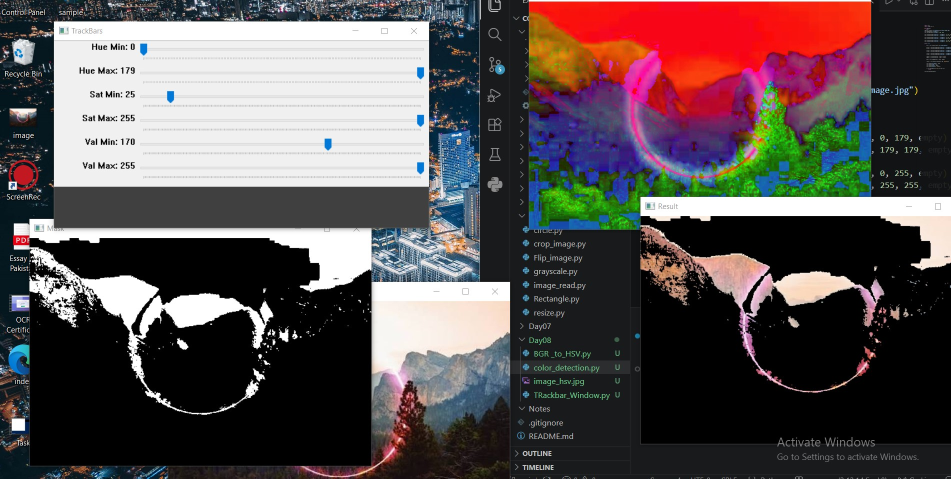
#> input picture Day08/Color detection.jpg, 1901 x 957 px, given in place of the camera (shown at 1/2 size)
$ python color_detection_webcam.py
#> lines starting #> are read from the running program, lines starting #| are printed output that depends on the picture; after the words box and inside, x2 and y2 are one past the last pixel; in counts of white or black regions, pixels touching at a corner belong together
import cv2
import numpy as np

def empty(a):
    pass

cap = cv2.VideoCapture(0)

cv2.namedWindow("TrackBars")
cv2.resizeWindow("TrackBars", 600, 300)

# Create HSV Trackbars
cv2.createTrackbar("Hue Min", "TrackBars", 0, 179, empty)
#> slider 'Hue Min' is set to 35
cv2.createTrackbar("Hue Max", "TrackBars", 179, 179, empty)

cv2.createTrackbar("Sat Min", "TrackBars", 0, 255, empty)
#> slider 'Sat Min' is set to 51
cv2.createTrackbar("Sat Max", "TrackBars", 255, 255, empty)

cv2.createTrackbar("Val Min", "TrackBars", 0, 255, empty)
#> slider 'Val Min' is set to 51
cv2.createTrackbar("Val Max", "TrackBars", 255, 255, empty)

while True:

    success, frame = cap.read()
#> frame is the input picture: shape (957, 1901, 3); mean B, G, R 81.7, 80.6, 91.1

    if not success:
        break

    hsv = cv2.cvtColor(frame, cv2.COLOR_BGR2HSV)
#> hsv: shape (957, 1901, 3); mean H, S, V 47.2, 61.5, 101.1

    h_min = cv2.getTrackbarPos("Hue Min", "TrackBars")
    h_max = cv2.getTrackbarPos("Hue Max", "TrackBars")

    s_min = cv2.getTrackbarPos("Sat Min", "TrackBars")
    s_max = cv2.getTrackbarPos("Sat Max", "TrackBars")

    v_min = cv2.getTrackbarPos("Val Min", "TrackBars")
    v_max = cv2.getTrackbarPos("Val Max", "TrackBars")

    lower = np.array([h_min, s_min, v_min])
    upper = np.array([h_max, s_max, v_max])

    mask = cv2.inRange(hsv, lower, upper)
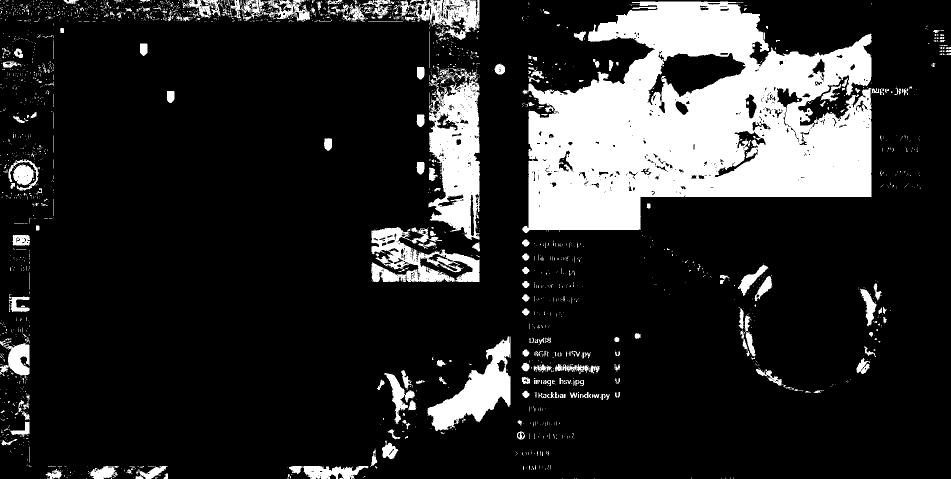
#> mask: shape (957, 1901) (shown at 1/2 size); 16.5% white; 2284 white regions (2035 under 20 px), largest, box (x1, y1, x2, y2) and area: (1044, 3, 1743, 466) 201037, (856, 136, 960, 480) 22611, (855, 673, 1021, 862) 12381

    result = cv2.bitwise_and(frame, frame, mask=mask)
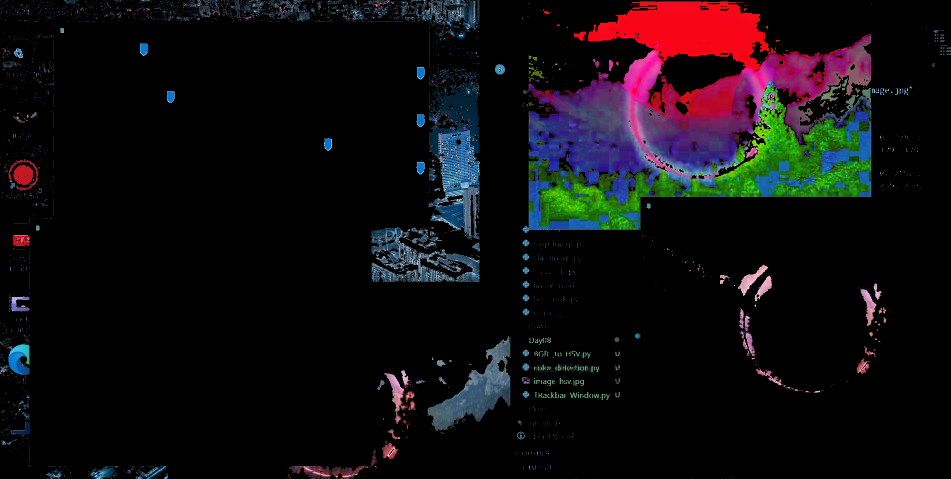
#> result: shape (957, 1901, 3) (shown at 1/2 size); mean B, G, R 14.6, 12.2, 15.7

    cv2.imshow("Original", frame)
    cv2.imshow("Mask", mask)
    cv2.imshow("Result", result)

    if cv2.waitKey(1) & 0xFF == ord('q'):
#> (key q is pressed here)
        break

cap.release()
cv2.destroyAllWindows()
